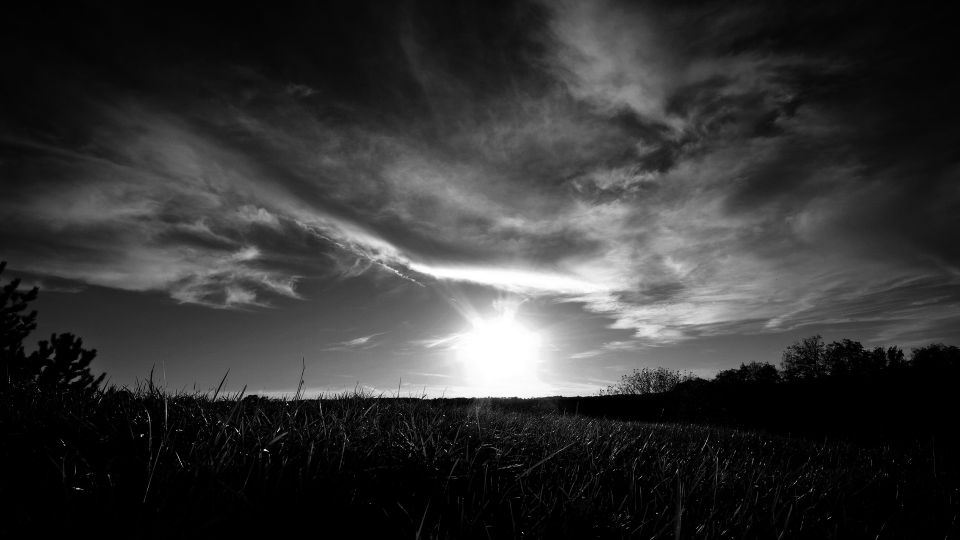
//> input picture image_1920x1080.pgm, 1920 x 1080 px (shown at 1/2 size)
$ ./opencv_sift ../../image_1920x1080.pgm   (built with g++ and OpenCV 4)
//> lines starting //> are read from the running program, lines starting //| are printed output that depends on the picture
#include <iostream>
#include <vector>
#include <opencv2/core/core.hpp>
#include <opencv2/imgproc/imgproc.hpp>
#include <opencv2/opencv.hpp>
#include <opencv2/features2d/features2d.hpp>
#include <opencv2/highgui/highgui.hpp>

#include <cstdlib>

#define OCTAVE_NUM 5
#define OCTAVE_LAYERS 5


#define SIFT_IMG_BORDER 8

using namespace std;
using namespace cv;

void findMaximas(Mat& prev, Mat& curr, Mat& next, int o, std::vector<KeyPoint>& keypts);
void verifyKeypoints(Mat& mag, std::vector<KeyPoint>& keypts, std::vector<KeyPoint>& verified_keypts);


int main(int argc, char** argv)
{
    if (argc != 2) {
        printf("Usage: opencv_sift input_pgm_file\n");
        return 0;
    }

	// == read external image
	Mat origImg = imread(argv[1], 0);
//> origImg is the input picture: 1080 rows x 1920 cols, CV_8UC1; min 0, max 255, mean 52.6
	//Mat img_orientation;

	int img_w, img_h;
	img_w = origImg.cols;
//> img_w = 1920
	img_h = origImg.rows;
//> img_h = 1080

	Mat dx_grad;
	Mat dy_grad;
	Mat img_magnitude;

	// == calculate gradients magnitude
	Mat sobel_x = (Mat_<int>(3, 3) << 1, 2, 1, 0, 0, 0, -1, -2, -1);
	Mat sobel_y = (Mat_<int>(3, 3) << -1, 0, 1, -2, 0, 2, -1, 0, 1);

	filter2D(origImg, dx_grad, dx_grad.depth(), sobel_x);
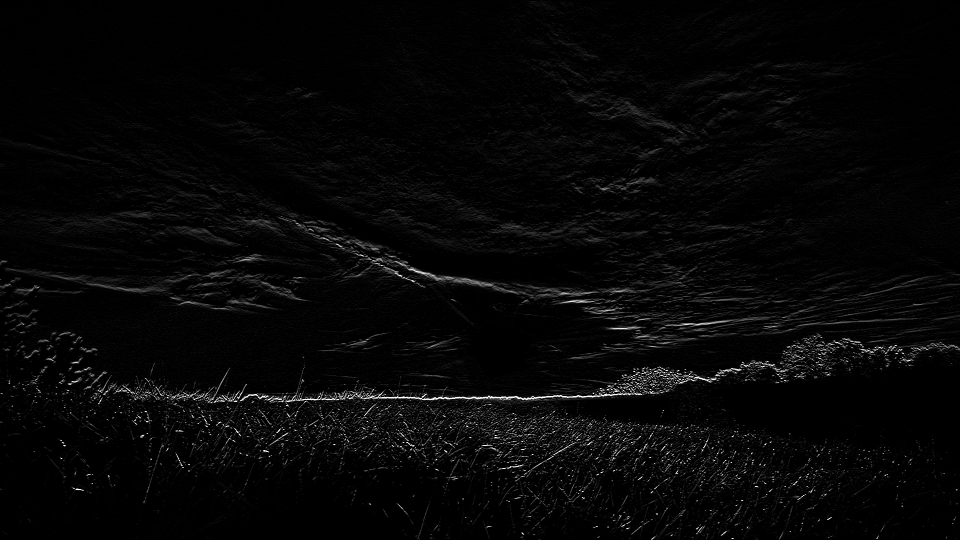
//> dx_grad: 1080 rows x 1920 cols, CV_8UC1 (shown at 1/2 size); min 0, max 255, mean 6.5
	filter2D(origImg, dy_grad, dy_grad.depth(), sobel_y);
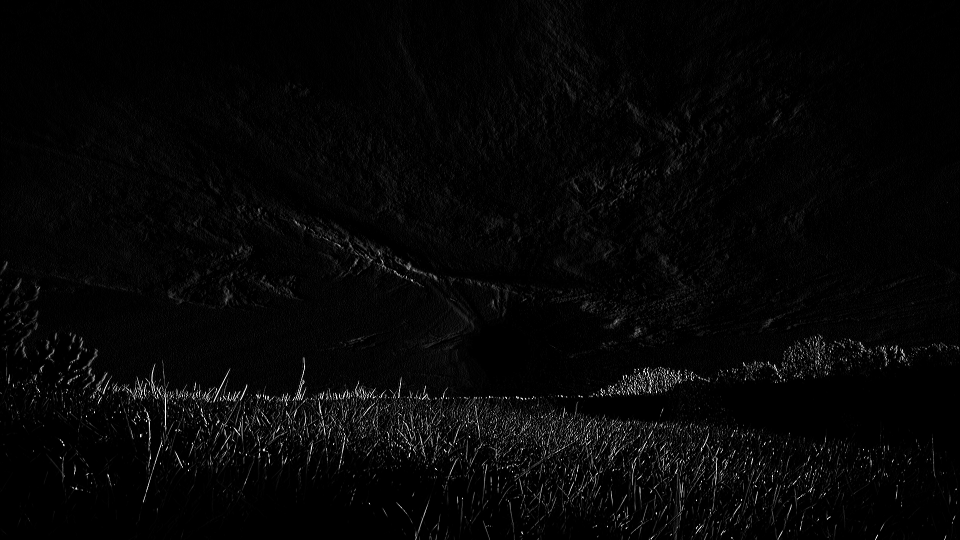
//> dy_grad: 1080 rows x 1920 cols, CV_8UC1 (shown at 1/2 size); min 0, max 255, mean 6.1

	//printf("a pixel %d\n", dx_grad.at<uchar>(10, 10));
	dx_grad.convertTo(dx_grad, CV_32F);
//> dx_grad: 1080 rows x 1920 cols, CV_32FC1
	dy_grad.convertTo(dy_grad, CV_32F);
//> dy_grad: 1080 rows x 1920 cols, CV_32FC1
	// [8 lines of commented-out code are left out]
	magnitude(dx_grad, dy_grad, img_magnitude);

	img_magnitude.convertTo(img_magnitude, CV_32S);
//> img_magnitude: 1080 rows x 1920 cols, CV_32SC1

	// [9 lines of commented-out code are left out]
	Mat gau_pyra[OCTAVE_NUM][OCTAVE_LAYERS];//pyramid

	//resize each image to set first image in each octave
	gau_pyra[0][0] = origImg;
	for (int i = 1; i < OCTAVE_NUM; i++)
	{
		int w = gau_pyra[i - 1][0].cols;
		int h = gau_pyra[i - 1][0].rows;

		resize(gau_pyra[i - 1][0], gau_pyra[i][0], Size(w / 2, h / 2));
	}
//> this loop made 4 passes
//> (w, h) on passes 1 to 4: (1920, 1080), (960, 540), (480, 270), (240, 135)

	Mat gaussianKernels[OCTAVE_LAYERS - 1];
	double sigmas[OCTAVE_LAYERS-1];
	sigmas[0] = 1.6;
	for (int i = 1; i < OCTAVE_LAYERS-1; i++)
		sigmas[i] = sigmas[i - 1] * pow(2.0, 1.3);


	for (int i = 0; i < OCTAVE_LAYERS-1; i++)
		gaussianKernels[i] = getGaussianKernel(5, sigmas[i]);

	for (int i = 0; i < OCTAVE_NUM; i++)
	{
		for (int j = 1; j <= (OCTAVE_LAYERS-1); j++)
		{
			filter2D(gau_pyra[i][j - 1], gau_pyra[i][j], gau_pyra[i][j - 1].depth(), gaussianKernels[j-1]);
		}
	}

	// == make DOG pyramid and process abs
	Mat dog_pyra[OCTAVE_NUM][OCTAVE_LAYERS - 1];

	for (int i = 0; i < OCTAVE_NUM; i++)
	{
		for (int j = 0; j < (OCTAVE_LAYERS - 1); j++)
		{
			absdiff(gau_pyra[i][j], gau_pyra[i][j + 1], dog_pyra[i][j]);
			dog_pyra[i][j].convertTo(dog_pyra[i][j], CV_8UC1);
		}
	}


	// == find maxima from 3 DOG imgs
	std::vector<KeyPoint> found_kpts;
	found_kpts.clear();
	std::vector<KeyPoint> verified_kpts;
	verified_kpts.clear();


	for (int i = 0; i < OCTAVE_NUM; i++)
	{
		for (int j = 0; j < OCTAVE_LAYERS - 3; j++)
		{
			findMaximas(dog_pyra[i][j], dog_pyra[i][j + 1], dog_pyra[i][j + 2], i, found_kpts);
		}
	}
	printf("%d keypoints were detected\n", found_kpts.size());

	verifyKeypoints(img_magnitude, found_kpts, verified_kpts);
//> after the loop in verifyKeypoints, `for (int i = 0; i < keypts.size(); i++)`: verified_keypts = 720 keypoints; strongest (x, y, size): (806, 525, 0), (882, 554, 0), (925, 556, 0), (949, 561, 0)
//> verified_kpts has the same summary as verified_keypts in verifyKeypoints
	printf("%d keypoints were verified\n", verified_kpts.size());
//| 720 keypoints were verified

    cv::Mat outImage;
    drawKeypoints(origImg, verified_kpts, outImage);

    namedWindow( "Image with keypoints", WINDOW_AUTOSIZE );// Create a window for display.
    imshow( "Image with keypoints", outImage );                   // Show our image inside it.

    waitKey(0);                                          // Wait for a keystroke in the window
    return 0;
}

void findMaximas(Mat& prev, Mat& curr, Mat& next, int o, std::vector<KeyPoint>& keypts)
{
	int w, h;
	w = curr.cols;
	h = curr.rows;

	//printf("w %d, h %d\n", w, h);

	for (int i = SIFT_IMG_BORDER; i < h - SIFT_IMG_BORDER; i++)
	{
		for (int j = SIFT_IMG_BORDER; j < w - SIFT_IMG_BORDER; j++)
		{
			//printf("i[%d]j[%d]\n", i, j);
			unsigned char curr_pixel = curr.at<uchar>(i, j);
			//printf("curr_pixel %d\n", curr_pixel);

			unsigned char curr_neighbors[8] =
			{
				curr.at<uchar>(i, j + 1), curr.at<uchar>(i + 1, j + 1), curr.at<uchar>(i + 1, j), curr.at<uchar>(i+1, j-1),
				curr.at<uchar>(i, j - 1), curr.at<uchar>(i - 1, j - 1), curr.at<uchar>(i - 1, j), curr.at<uchar>(i-1 , j+1)
			};
			unsigned char prev_neighbors[9] =
			{
				prev.at<uchar>(i, j), prev.at<uchar>(i, j + 1), prev.at<uchar>(i + 1, j + 1), prev.at<uchar>(i + 1, j), prev.at<uchar>(i + 1, j - 1),
				prev.at<uchar>(i, j - 1), prev.at<uchar>(i - 1, j - 1), prev.at<uchar>(i - 1, j), prev.at<uchar>(i - 1, j + 1)
			};
			unsigned char next_neighbors[9] =
			{
				next.at<uchar>(i, j), next.at<uchar>(i, j + 1), next.at<uchar>(i + 1, j + 1), next.at<uchar>(i + 1, j), next.at<uchar>(i + 1, j - 1),
				next.at<uchar>(i, j - 1), next.at<uchar>(i - 1, j - 1), next.at<uchar>(i - 1, j), next.at<uchar>(i - 1, j + 1)
			};


			//if maxima
			if (curr_pixel >= curr_neighbors[0] && curr_pixel >= curr_neighbors[1] && curr_pixel >= curr_neighbors[2] &&
				curr_pixel >= curr_neighbors[3] && curr_pixel >= curr_neighbors[4] && curr_pixel >= curr_neighbors[5] &&
				curr_pixel >= curr_neighbors[6] && curr_pixel >= curr_neighbors[7] &&
				curr_pixel >= prev_neighbors[0] && curr_pixel >= prev_neighbors[1] && curr_pixel >= prev_neighbors[2] &&
				curr_pixel >= prev_neighbors[3] && curr_pixel >= prev_neighbors[4] && curr_pixel >= prev_neighbors[5] &&
				curr_pixel >= prev_neighbors[6] && curr_pixel >= prev_neighbors[7] && curr_pixel >= prev_neighbors[8] &&
				curr_pixel >= next_neighbors[0] && curr_pixel >= next_neighbors[1] && curr_pixel >= next_neighbors[2] &&
				curr_pixel >= next_neighbors[3] && curr_pixel >= next_neighbors[4] && curr_pixel >= next_neighbors[5] &&
				curr_pixel >= next_neighbors[6] && curr_pixel >= next_neighbors[7] && curr_pixel >= next_neighbors[8])
			{

				float dxx = (curr_neighbors[2]) + (curr_neighbors[6]) - 2 * curr_pixel;
				float dyy = (curr_neighbors[0]) + (curr_neighbors[4]) - 2 * curr_pixel;
				float dxy = ((curr_neighbors[1]) - (curr_neighbors[3]) - (curr_neighbors[5]) - (curr_neighbors[7])) / 4.0;

				float tr = dxx + dyy;
				float det = dxx * dyy - dxy * dxy;

				//is edge?
				if (det > 0 && tr * tr / det < (10 + 1.0)*(10 + 1.0) / 10)
				{
					KeyPoint keypt;
					keypt.pt.x = j; keypt.pt.y = i; keypt.octave = o;
					keypt.pt.x *= (1 << o);
					keypt.pt.y *= (1 << o);
					keypts.push_back(keypt);
				}

			}

		}
	}
}


void verifyKeypoints(Mat& mag, std::vector<KeyPoint>& keypts, std::vector<KeyPoint>& verified_keypts)
{
	for (int i = 0; i < keypts.size(); i++)
	{
		KeyPoint a_pt = keypts.at(i);
		int pt_x = a_pt.pt.x;
		int pt_y = a_pt.pt.y;

		if (mag.at<int>(pt_y, pt_x) >= 70 )
			verified_keypts.push_back(a_pt);
	}
}
